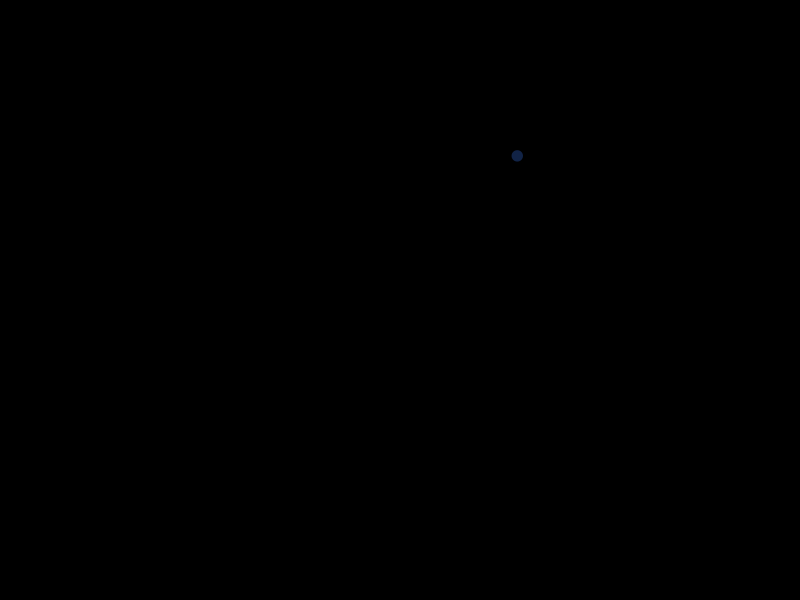
Frame 1 (no input)
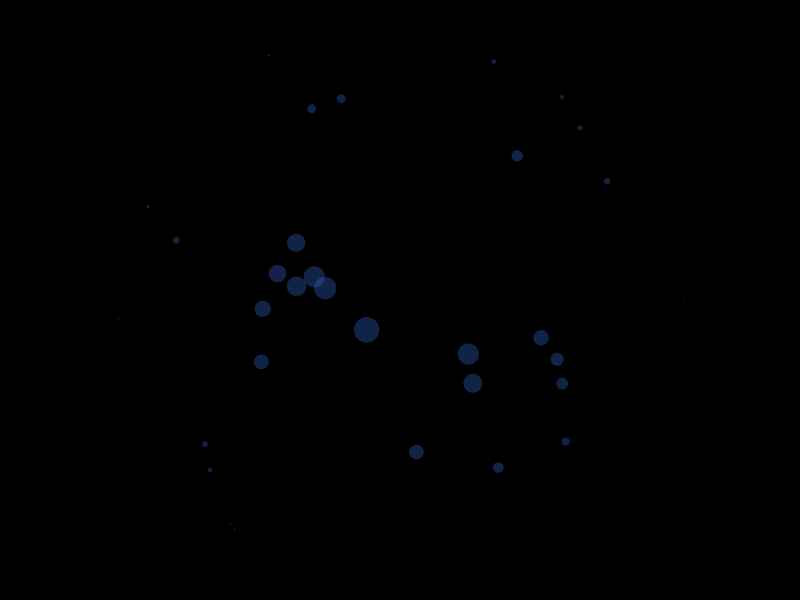
Frame 60 (the mouse pressed at the canvas centre just before this capture)
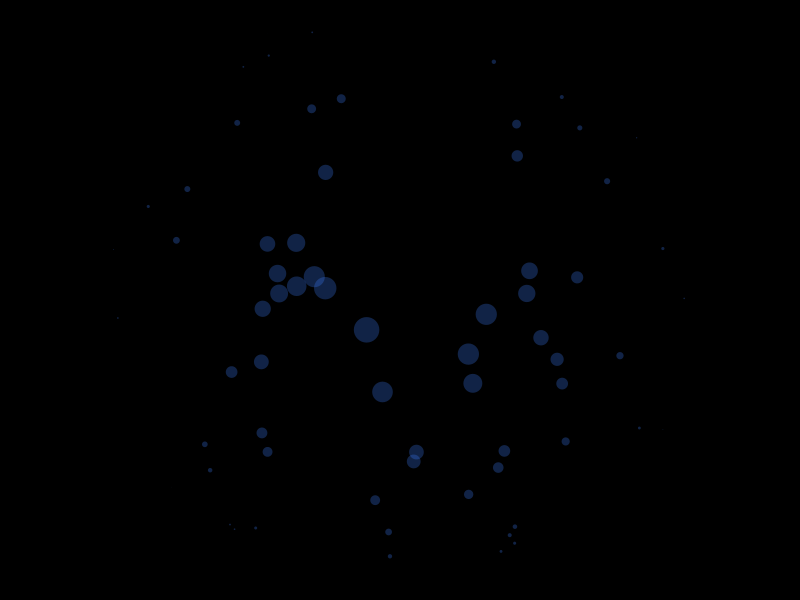
Frame 120 (the mouse held since frame 60 and released just before this capture)

The Processing sketch that drew these frames (run headless with seeded random() and noise(); from frame 60 on, the mouse is pressed at the canvas centre):

// Processing sketch: animation_1
// ── animation_1.pde
void setup() {
    size(800, 600);
    frameRate(60);
    background(0);
    noStroke();
}

void draw() {
    float x = random(0, width);
    float y = random(0, height);

    // 画面中心からの距離
    float dist = dist(x, y, width / 2, height / 2);
    float diameter = 30 - dist / 10.0;

    if ( diameter > 0 ) {
        fill(63, 127, 255, 70);
        ellipse(x, y, diameter, diameter);
    }
}
